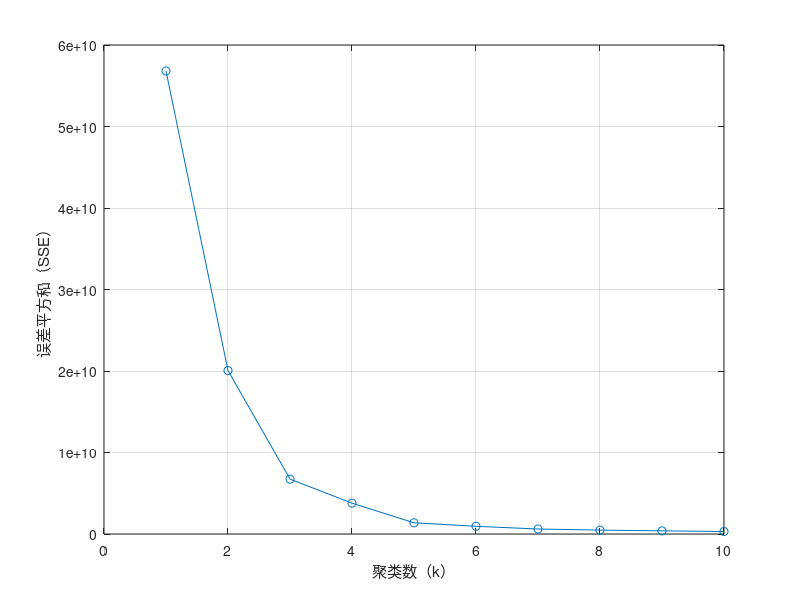

This chart was generated by the following MATLAB code:
% 加载数据，数据存储在变量 data 中，其中每一行代表一个数据点，每一列代表一个特征。在这个例子中，数据包含三列，分别是 GDP 值、人口数量和人均 GDP。
clc;clear;
%data = readmatrix('E:\日常\gdp.xlsx');
data=[124369	129119	30178.2
116364	122876	29401.7
83095	87435	20411
73516	77715	18925
58887	61345.1	14969
53850	56749.8	13374.7
50012	53734.9	11899.7
48810	53109.9	12061.9
46063	48670.4	11659.8
42959	45045	10936.2
40391	42370.4	10041.4
29800	32772.7	7651.9
29619	32074.7	7320.7
27584	28975.1	6661.4
27146	28954.2	6852.16
24740	26300.9	6250.83
22590	25642.6	5824.33
20514	23159	5344
19586	20164.6	4939.77
16000	17741.3	4149.52
14879	15901	3104.4
13235	13070.2	2833.88
10243	11201.6	2670.7
6475	6818.22	1775.96
4522	5069.57	1206.76
3346	3610.1	888.93
2000	2134.62	575.87
];
% 簇数取值范围(仅取前10个)
K = 10;
 
% SSE向量初始化，SSE 向量用于存储每个簇数对应的误差平方和。
SSE = zeros(K,1);
%循环计算不同簇数下的误差平方和：通过循环从 1 到 K，对数据进行 k-means 聚类分析，并计算每次聚类的误差平方和。kmeans 函数的第四个参数 'Replicates' 指定了执行聚类的次数，这里设置为 5 次以减少随机性对结果的影响。
for k = 1:K
    % 对数据进行k-means聚类，并计算误差平方和
    [~,~,sumd] = kmeans(data,k,'Replicates',5);
    SSE(k) = sum(sumd);
end
 
% 绘制误差平方和与簇数的变化曲线：使用 plot 函数将簇数 K 与对应的误差平方和 SSE 绘制成曲线图，以便观察随着簇数增加，聚类效果的变化。
plot(1:K,SSE,'o-');
xlabel('聚类数（k）');
ylabel('误差平方和（SSE）');
 
% 设置标题，轴标签等，通过 xlabel、ylabel 和 grid on 函数设置图表的标题、横轴标签、纵轴标签以及显示网格线。
grid on;
